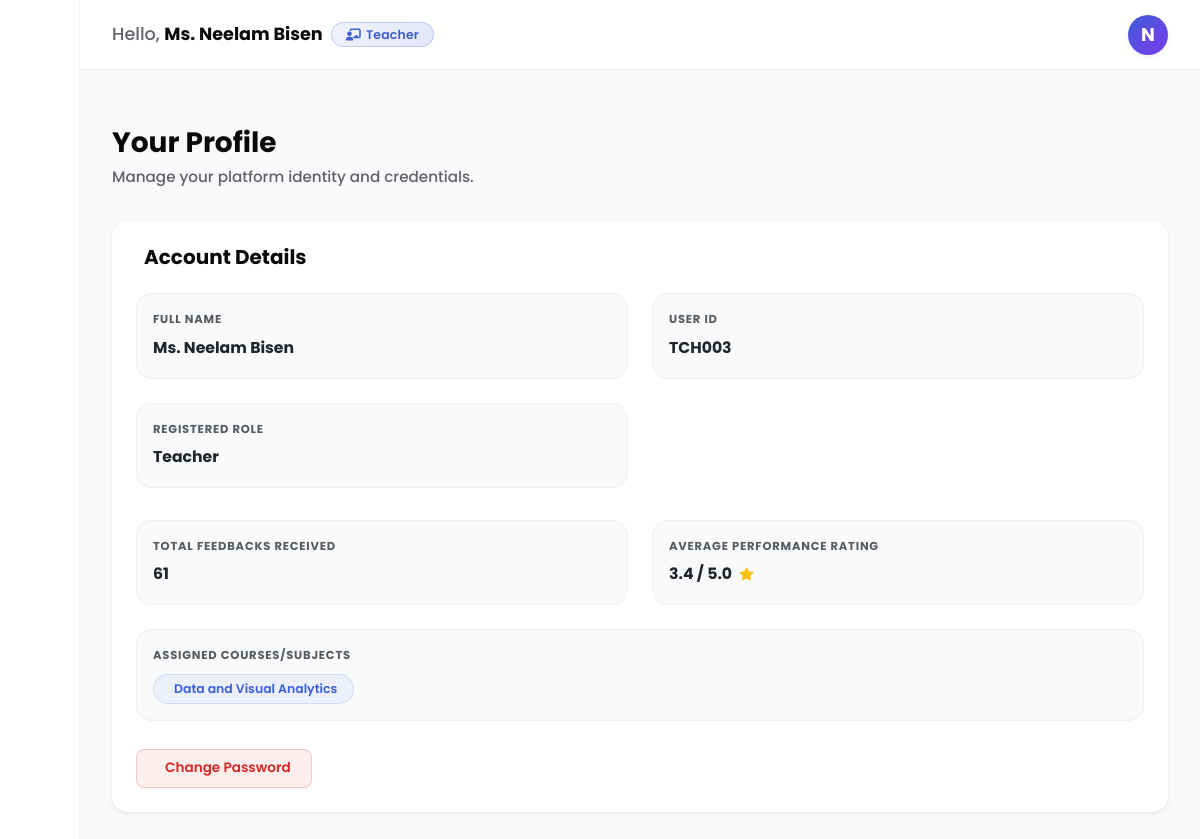
The page /admin/profile (signed in) on the database its author committed.
### tables this page shows
CREATE TABLE teachers (
            user_id TEXT PRIMARY KEY,
            name TEXT NOT NULL,
            password TEXT NOT NULL,
            admin TEXT DEFAULT 'no'
        );

CREATE TABLE subjects (
            subject_code TEXT PRIMARY KEY,
            subject_name TEXT NOT NULL
        );

### routes/admin.py (the view)
@admin_bp.route('/profile')
@login_required_any
def profile():
    user_id = session.get('user_id')
    role = session.get('role')
    conn = get_db_connection()
    user_data = conn.execute("SELECT * FROM teachers WHERE user_id = ?", (user_id,)).fetchone()
    stats = {}
    assigned_subjects = []
    if user_data:
        user_dict = dict(user_data)
        user_dict['role'] = 'admin' if user_data['admin'] == 'yes' or user_id.startswith('ADM') else 'teacher'
        user_data = user_dict
        if role == 'teacher' or user_dict['role'] == 'teacher':
            subs = conn.execute('''
                SELECT s.subject_name
                FROM subject_teachers st
                JOIN subjects s ON st.subject_code = s.subject_code
                WHERE st.teacher_id = ?
                ORDER BY s.subject_code ASC
            ''', (user_id,)).fetchall()
            assigned_subjects = [sub['subject_name'] for sub in subs]
            stats_row = conn.execute('''
                SELECT
                    COUNT(*) as total_feedbacks,
                    COALESCE(AVG(rating_star), 0) as avg_rating
                FROM feedback
                WHERE teacher = ?
            ''', (user_id,)).fetchone()
            stats['total_feedbacks'] = stats_row['total_feedbacks']
            stats['avg_rating'] = round(stats_row['avg_rating'], 1)
    conn.close()
    return render_template('admin/profile.html', user=user_data, subjects=assigned_subjects, stats=stats)

### database.py (called while the page is built)
def get_db_connection():
    conn = sqlite3.connect(DATABASE_FILE)
    conn.row_factory = sqlite3.Row
    conn.execute("PRAGMA foreign_keys = ON")
    return conn

### routes/admin.py (called while the page is built)
def login_required_any(f):
    @wraps(f)
    def decorated_function(*args, **kwargs):
        if not session.get('user_id'):
            flash('Please log in to access this page.', 'danger')
            return redirect(url_for('main.index'))
        return f(*args, **kwargs)
    return decorated_function

@admin_bp.after_request
def add_no_cache_headers(response):
    response.headers['Cache-Control'] = 'no-store, no-cache, must-revalidate, max-age=0'
    response.headers['Pragma'] = 'no-cache'
    response.headers['Expires'] = '0'
    return response

### templates/admin/profile.html (shortened to what this page needs)
{% extends "admin/base.html" %}
{% block admin_title %}Your Profile{% endblock %}
{% block admin_subtitle %}Manage your platform identity and credentials.{% endblock %}
{% block admin_content %}
<div class="row pb-5">
    <div class="col-xl-8 col-lg-10">
        <div class="card border-0 shadow-sm rounded-4" style="background: #ffffff;">
            <div class="card-header bg-transparent border-0 px-4 pt-4 pb-0 d-flex align-items-center gap-2">
                <h5 class="fw-bold mb-0" style="color: var(--text-primary); font-family: 'Poppins', sans-serif;">Account Details</h5>
            </div>
            <div class="card-body px-4 pb-4 pt-4">
                <div class="row g-4">
                    <div class="col-md-6">
                        <div class="p-3 rounded-4" style="background: var(--background); border: 1px solid rgba(0,0,0,0.04);">
                            <span class="d-block text-muted fw-bold mb-1" style="font-size: 0.72rem; text-transform: uppercase; letter-spacing: 0.8px; font-family: 'Poppins', sans-serif;">Full Name</span>
                            <span class="fw-bold text-dark" style="font-size: 0.98rem; font-family: 'Poppins', sans-serif;">{{ user.name }}</span>
                        </div>
                    </div>
                    <div class="col-md-6">
                        <div class="p-3 rounded-4" style="background: var(--background); border: 1px solid rgba(0,0,0,0.04);">
                            <span class="d-block text-muted fw-bold mb-1" style="font-size: 0.72rem; text-transform: uppercase; letter-spacing: 0.8px; font-family: 'Poppins', sans-serif;">User ID</span>
                            <span class="fw-bold text-dark" style="font-size: 0.98rem; font-family: 'Poppins', sans-serif;">{{ user.user_id }}</span>
                        </div>
                    </div>
                    <div class="col-md-6">
                        <div class="p-3 rounded-4" style="background: var(--background); border: 1px solid rgba(0,0,0,0.04);">
                            <span class="d-block text-muted fw-bold mb-1" style="font-size: 0.72rem; text-transform: uppercase; letter-spacing: 0.8px; font-family: 'Poppins', sans-serif;">Registered Role</span>
                            <span class="fw-bold text-dark" style="font-size: 0.98rem; text-transform: capitalize; font-family: 'Poppins', sans-serif;">{{ user.role }}</span>
                        </div>
                    </div>
                </div>
                {% if user.role == 'teacher' %}
                <div class="row g-4 mt-2">
                    <div class="col-md-6">
                        <div class="p-3 rounded-4" style="background: var(--background); border: 1px solid rgba(0,0,0,0.04);">
                            <span class="d-block text-muted fw-bold mb-1" style="font-size: 0.72rem; text-transform: uppercase; letter-spacing: 0.8px; font-family: 'Poppins', sans-serif;">Total Feedbacks Received</span>
                            <span class="fw-bold text-dark" style="font-size: 0.98rem; font-family: 'Poppins', sans-serif;">{{ stats.total_feedbacks }}</span>
                        </div>
                    </div>
                    <div class="col-md-6">
                        <div class="p-3 rounded-4" style="background: var(--background); border: 1px solid rgba(0,0,0,0.04);">
                            <span class="d-block text-muted fw-bold mb-1" style="font-size: 0.72rem; text-transform: uppercase; letter-spacing: 0.8px; font-family: 'Poppins', sans-serif;">Average Performance Rating</span>
                            <span class="fw-bold text-dark" style="font-size: 0.98rem; font-family: 'Poppins', sans-serif;">
                                {{ stats.avg_rating }} / 5.0
                                <i class="bi bi-star-fill text-warning ms-1" style="font-size: 0.88rem;"></i>
                            </span>
                        </div>
                    </div>
                    <div class="col-12">
                        <div class="p-3 rounded-4" style="background: var(--background); border: 1px solid rgba(0,0,0,0.04);">
                            <span class="d-block text-muted fw-bold mb-1" style="font-size: 0.72rem; text-transform: uppercase; letter-spacing: 0.8px; font-family: 'Poppins', sans-serif;">Assigned Courses/Subjects</span>
                            <div class="d-flex flex-wrap gap-2 mt-2">
                                {% if subjects %}
                                    {% for sub in subjects %}
                                        <span class="badge border px-3 py-2 rounded-pill fw-semibold" style="font-size: 0.78rem; background-color: rgba(62, 94, 215, 0.06); color: var(--primary); border-color: rgba(62, 94, 215, 0.15) !important;">
                                            {{ sub }}
                                        </span>
                                    {% endfor %}
                                {% else %}
                                    <span class="text-muted" style="font-size: 0.88rem; font-family: 'Poppins', sans-serif;">No subjects currently assigned.</span>
                                {% endif %}
                            </div>
                        </div>
                    </div>
                </div>
                {% endif %}
                <div class="mt-4 pt-1">
                    <button type="button" id="open-change-password-modal" class="btn fw-semibold d-inline-flex align-items-center justify-content-center gap-2"
                            style="background: rgba(220, 38, 38, 0.08); border: 1px solid rgba(220, 38, 38, 0.2); color: #dc2626; border-radius: 8px; padding: 8px 20px; font-size: 0.85rem; font-family: 'Poppins', sans-serif; transition: all 0.2s ease;"
                            onmouseover="this.style.background='#dc2626'; this.style.color='#ffffff';"
                            onmouseout="this.style.background='rgba(220, 38, 38, 0.08)'; this.style.color='#dc2626';">
                        <span>Change Password</span>
                    </button>
                </div>
            </div>
        </div>
    </div>
</div>
{% endblock %}

### templates/admin/base.html (shortened to what this page needs)
{% extends "base.html" %}
{% block content %}
<div class="container-fluid p-0 admin-dashboard-container">
    <div class="row g-0">
        <div class="admin-sidebar d-flex flex-column">
            <div class="sidebar-brand px-4 d-flex align-items-center justify-content-between">
                <button type="button" class="btn-sidebar-close" id="sidebar-close-btn" title="Toggle Sidebar">
                </button>
            </div>
            <div class="px-3 py-4 flex-grow-1">
                <ul class="nav flex-column w-100" id="sidebar-menu">
                    {% if session.get('user_id') and not session.get('user_id').upper().startswith('ADM') %}
                    <li class="nav-item mb-1">
                        <a href="{{ url_for('admin.teacher_dashboard') }}" class="sidebar-nav-link sidebar-menu-item {% if active_page == 'teacher_dashboard' %}active{% endif %}">
                            <i class="sidebar-menu-icon fi fi-br-stats"></i>
                        </a>
                    </li>
                    <li class="nav-item mb-1">
                        <a href="{{ url_for('admin.teacher_feedbacks') }}" class="sidebar-nav-link sidebar-menu-item {% if active_page == 'teacher_feedbacks' %}active{% endif %}">
                            <i class="sidebar-menu-icon fi fi-br-messages"></i>
                        </a>
                    </li>
                    {% endif %}
                </ul>
            </div>
            <div class="px-3 py-4 sidebar-footer d-flex flex-column gap-3">
            </div>
        </div>
        <div class="main-content-wrapper d-flex flex-column">
            <div class="admin-topbar d-flex align-items-center justify-content-between px-4"
                style="z-index: 100; flex-shrink: 0;">
                <div class="d-flex align-items-center gap-2">
                    <span
                        style="font-size: 1.1rem; font-weight: 500; color: var(--text-secondary); font-family: 'Poppins', sans-serif;">
                        Hello, <span style="font-weight: 700; color: var(--text-primary);">{{ session.get('user_name')
                            }}</span>
                    </span>
                    {% if session.get('role') == 'admin' %}
                    <span class="d-inline-flex align-items-center justify-content-center"
                        style="font-size: 0.78rem; font-weight: 600; background: linear-gradient(135deg, rgba(62, 94, 215, 0.08), rgba(62, 94, 215, 0.15)); color: var(--primary); border: 1px solid rgba(62, 94, 215, 0.25); padding: 5px 14px; border-radius: 50px; font-family: 'Poppins', sans-serif; line-height: 1.1; letter-spacing: 0.2px;">
                        <i class="fas fa-user-shield" style="font-size: 0.75rem; margin-right: 5px;"></i>Admin
                    </span>
                    {% else %}
                    <span class="d-inline-flex align-items-center justify-content-center"
                        style="font-size: 0.78rem; font-weight: 600; background: linear-gradient(135deg, rgba(62, 94, 215, 0.08), rgba(62, 94, 215, 0.15)); color: var(--primary); border: 1px solid rgba(62, 94, 215, 0.25); padding: 5px 14px; border-radius: 50px; font-family: 'Poppins', sans-serif; line-height: 1.1; letter-spacing: 0.2px;">
                        <i class="fas fa-chalkboard-teacher" style="font-size: 0.75rem; margin-right: 5px;"></i>Teacher
                    </span>
                    {% endif %}
                </div>
                <div class="d-flex align-items-center gap-3 position-relative">
                    <a href="{{ url_for('admin.profile') }}" class="text-decoration-none" title="View Profile">
                        <div class="user-avatar-circle d-flex align-items-center justify-content-center shadow-sm"
                            style="width: 40px; height: 40px; border-radius: 50%; background: linear-gradient(135deg, var(--primary), var(--purple-accent)); color: #fff; font-weight: 700; font-size: 1.15rem; font-family: 'Poppins', sans-serif; text-transform: uppercase; transition: all 0.25s cubic-bezier(0.4, 0, 0.2, 1); cursor: pointer; box-shadow: 0 4px 10px rgba(62, 94, 215, 0.2);"
                            onmouseover="this.style.transform='scale(1.08) translateY(-2px)'; this.style.boxShadow='0 8px 16px rgba(62, 94, 215, 0.3)';"
                            onmouseout="this.style.transform='scale(1) translateY(0)'; this.style.boxShadow='0 4px 10px rgba(62, 94, 215, 0.2)';">
                            {% if session.get('user_name') %}
                                {% set _raw = session.get('user_name')|trim %}
                                {% set _prefixes = ['prof.', 'prof', 'mrs.', 'mrs', 'mr.', 'mr', 'ms.', 'ms', 'dr.', 'dr'] %}
                                {% set ns = namespace(display=_raw, found=false) %}
                                {% for _p in _prefixes %}
                                    {% if not ns.found and _raw.lower().startswith(_p) %}
                                        {% set ns.display = _raw[_p|length:]|trim %}
                                        {% set ns.found = true %}
                                    {% endif %}
                                {% endfor %}
                                {{ ns.display[0]|upper }}
                            {% else %}A{% endif %}
                        </div>
                    </a>
                </div>
            </div>
            <div class="db-scroll-area flex-grow-1">
                <div class="db-page-wrap pb-2 pt-5 mt-2 mb-3">
                    <h3 class="fw-bold mb-1 fs-3" style="color: var(--text-primary) !important;">{% block admin_title
                        %}{% endblock %}</h3>
                    <p class="mb-0 fw-medium" style="color: var(--title-desc-color) !important;">{% block admin_subtitle
                        %}{% endblock %}</p>
                </div>
                <div class="dashboard-section mt-4">
                    <div class="db-page-wrap pt-0">
                        {% block admin_content %}{% endblock %}
                    </div>
                </div>
            </div>
        </div>
    </div>
</div>
{% endblock %}

### rows shown on the page
teachers: get "Ms. Neelam Bisen", name "Ms. Neelam Bisen", user_id "TCH003"
subjects: subject_name "Data and Visual Analytics"

### other values the page prints
{{ ns.display[0]|upper }} "N"
{{ user.role }} "Teacher"
{{ stats.total_feedbacks }} "61"
{{ stats.avg_rating }} "3.4"
